Frame 1 (no input): blank canvas, image omitted
Frame 60 (the mouse pressed at the canvas centre just before this capture): blank canvas, image omitted
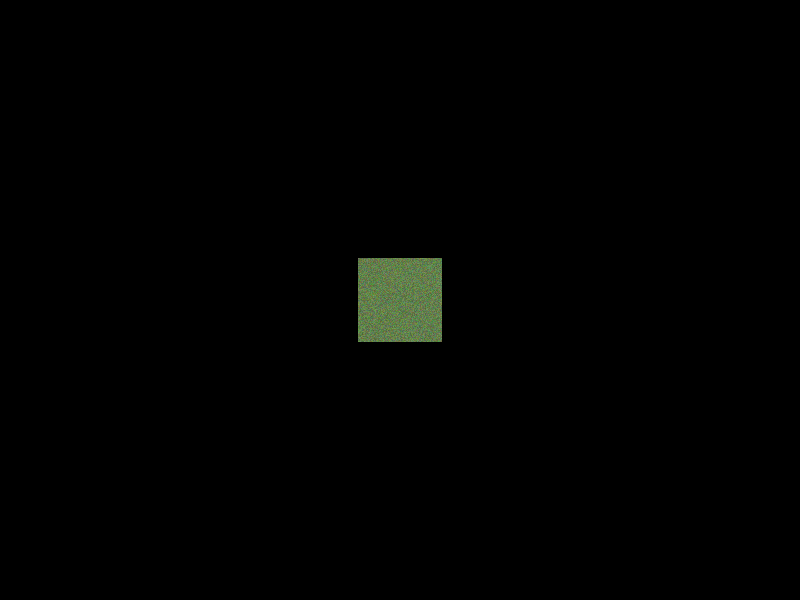
Frame 120 (the mouse held since frame 60 and released just before this capture)

The Processing sketch whose frames 1 and 60 were blank and that drew this single picture after the mouse press (run headless with seeded random() and noise(); from frame 60 on, the mouse is pressed at the canvas centre):

// Processing sketch: prueba1
// ── prueba1.pde
float px, py;
PImage fondo, img2;
void setup() {
  size(800, 600);
  fondo = createImage(800, 600, ARGB);
  img2 = createImage(800, 600, ARGB);
  background(0);
}

void draw() {
  px += (mouseX-width/2)/50;
  if (px >= width) {
    px -= width;
  }
  else if (px < 0) {
    px += width;
  }
  py += (mouseY-height/2)/50;
  if (py >= height) {
    py -= height;
  }
  else if (py < 0) {
    py += height;
  }
  image(fondo, px-width, py-height);
  image(fondo, px, py-height);
  image(fondo, px+width, py-height);
  image(fondo, px-width, py);
  image(fondo, px, py);
  image(fondo, px+width, py);
  image(fondo, px-width, py+height);
  image(fondo, px, py+height);
  image(fondo, px+width, py+height);
}

void mousePressed() {
  int tam = int(random(10, 60))*2;
  rectangulo(fondo, int(width/2-px)-tam/2, int(height/2-py)-tam/2, tam, tam);
}

void rectangulo(PImage ori, int x, int y, int w, int h) {
  int iw = ori.width;
  int ih = ori.height;
  ori.loadPixels();
  colorMode(HSB, 256);
  color col = color(random(256), map(mouseX,0,width,0,256), map(mouseY,0,height,0,256));
  colorMode(RGB);
  for (int j = 0; j < h; j++) {
    for (int i = 0; i < w; i++) {
      ori.set((x+i+iw)%iw, (y+j+ih)%ih, lerpColor(col,color(random(256), random(256), random(256)),0.2));
    }
  }
  ori.updatePixels();
}
